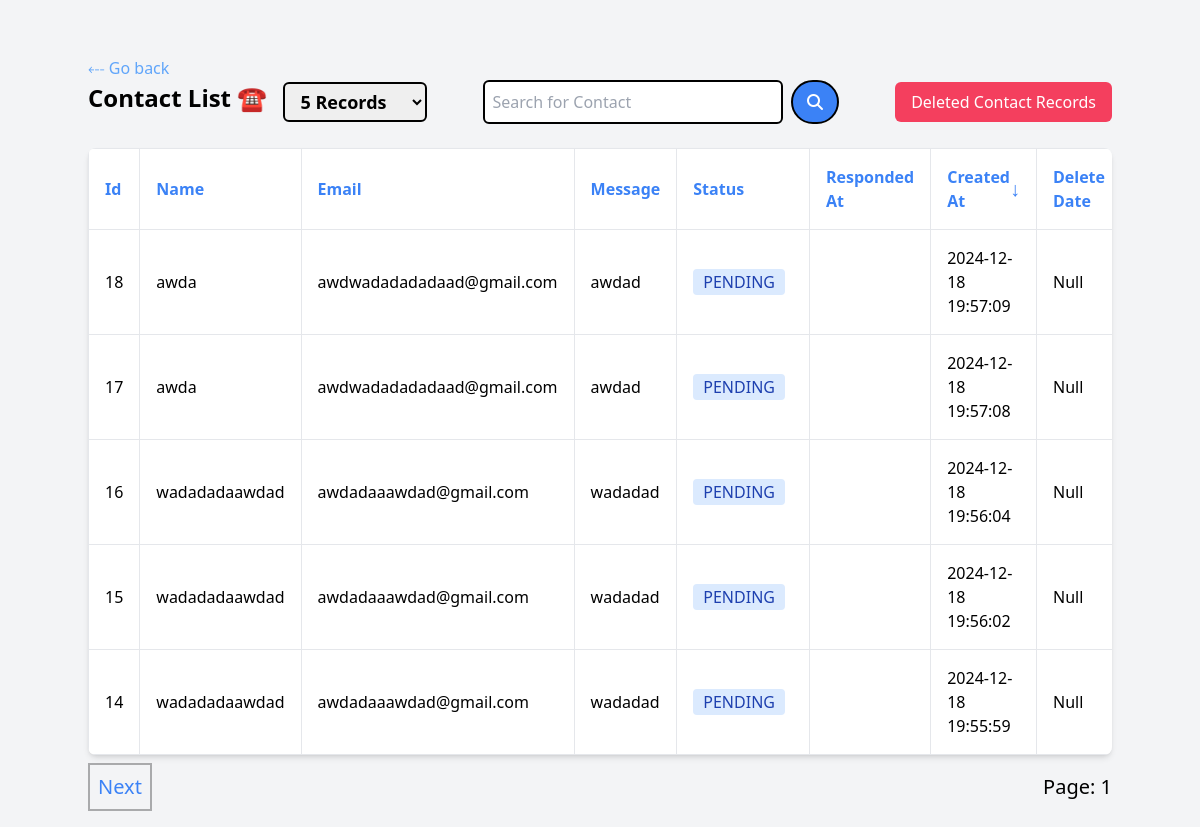
Screenshot of /portal/contact/index.php (signed in) with the database file from the repository.
### tables this page shows
CREATE TABLE `contact` (
  `id` int(11) NOT NULL,
  `name` varchar(255) NOT NULL,
  `email` varchar(255) NOT NULL,
  `message` varchar(255) NOT NULL,
  `responded` timestamp(1) NULL DEFAULT NULL,
  `createdAt` timestamp NOT NULL DEFAULT current_timestamp(),
  `delete_date` timestamp NULL DEFAULT NULL,
  `recovery_date` timestamp NULL DEFAULT NULL,
  `sts` tinyint(4) NOT NULL DEFAULT 1
);

### portal/contact/index.php (the view, shortened to what this page needs)
<?php
include('../../db/db.php');
$limit = isset($_GET["pageSizeContact"]) ? (int) $_GET["pageSizeContact"] : 5;
$page = isset($_GET['page']) ? (int) $_GET['page'] : 1;
$offset = ($page - 1) * $limit;
$searchContact = isset($_GET["searchContact"]) ? $_GET["searchContact"] : "";
$sort_column = isset($_GET['sort']) ? $_GET['sort'] : 'createdAt';
$sort_order = isset($_GET['order']) ? $_GET['order'] === 'desc' ? 'DESC' : 'ASC' : "DESC";
$query = "SELECT * FROM contact WHERE sts <> '3' AND (
          id LIKE '%$searchContact%'
          OR name LIKE '%$searchContact%' ";
$query .= " OR email LIKE '%$searchContact%'
OR message LIKE '%$searchContact%'
OR createdAt LIKE '%$searchContact%'
OR delete_date LIKE '%$searchContact%'
OR recovery_date LIKE '%$searchContact%'
) ORDER BY $sort_column $sort_order LIMIT $limit OFFSET $offset";
$result = $conn->query($query);
$total_query = "SELECT COUNT(*) as total FROM contact WHERE sts <> '3' AND (
    id LIKE '%$searchContact%'
    OR name LIKE '%$searchContact%' ";
$total_query .= " OR email LIKE '%$searchContact%'
OR message LIKE '%$searchContact%'
OR createdAt LIKE '%$searchContact%'
OR delete_date LIKE '%$searchContact%'
OR recovery_date LIKE '%$searchContact%'
) ORDER BY $sort_column $sort_order LIMIT $limit OFFSET $offset";
$total_result = $conn->query($total_query);
$total_row = $total_result->fetch_assoc();
$total_records = isset($total_row['total']) ? $total_row["total"] : 1;
$total_pages = ceil($total_records / $limit);
?>
<!DOCTYPE html>
<html lang="en">
<head>
    <link rel="stylesheet" href="https://cdnjs.cloudflare.com/ajax/libs/font-awesome/6.7.1/css/all.min.css"
 />
    <script src="https://cdn.tailwindcss.com"></script>
</head>
<body class="bg-gray-100 p-4">
    <div class="container mx-auto mt-10">
        <a href="../dashboard.php" class="text-blue-400 hover:underline">&lBarr; Go back</a>
        <div>
            <div class="flex justify-between items-center mb-6">
                <div class="flex gap-4 items-centers flex-col sm:flex-row">
                    <h2 class="text-2xl font-bold">Contact List ☎</h2>
                    <select name="pageSizeContact" onchange="handlePageSizeSubmit(event, 1)"
                        class="p-[0.3rem_0.7rem_0.3rem_0.7rem] text-lg border-[2px] border-black rounded-md font-semibold">
                        <option value="5" <?php echo $limit == 5 ? "selected" : ""; ?>>5 Records
                        </option>
                    </select>
                </div>
                <div class="flex items-center">
                    <input type="search" name="searchContact" class="p-2 border-black border-[2px] rounded-md w-[300px]"
                        placeholder="Search for Contact" value="<?php echo $searchContact; ?>" />
                    <button onclick="searchQuery()"
                        class="border-[2px] border-black bg-blue-500 text-white p-[0.5rem_0.9rem_0.5rem_0.9rem] ml-2 rounded-full hover:opacity-80 cursor-pointer">
                        <i class="fa-solid fa-search"></i></button>
                </div>
                <div class="flex gap-2">
                    <a href="contact-crud/deleted_contact.php"
                        class="bg-rose-500 text-white px-4 py-2 rounded-md">Deleted
                        Contact
                        Records</a>
                </div>
            </div>
            <div class="bg-white shadow-md rounded-lg overflow-x-scroll">
                <table class="min-w-full border-collapse">
                    <thead>
                        <tr class="w-full">
                            <th class="border p-4 text-left">
                                <div class="flex justify-between items-center">
                                    <a href="javascript:void(0)"
                                        onClick="sortTable('id', '<?php echo $sort_order === 'ASC' ? 'desc' : 'asc'; ?>')"
                                        class="text-blue-500 w-full">
                                        Id
                                    </a>
                                </div>
                            </th>
                            <th class="border p-4 text-left">
                                <div class="flex justify-between items-center">
                                    <a href="javascript:void(0)"
                                        onClick="sortTable('name', '<?php echo $sort_order === 'ASC' ? 'desc' : 'asc'; ?>')"
                                        class="text-blue-500 w-full">
                                        Name
                                    </a>
                                </div>
                            </th>
                            <th class="border p-4 text-left">
                                <div class="flex justify-between items-center">
                                    <a href="javascript:void(0)"
                                        onClick="sortTable('email', '<?php echo $sort_order === 'ASC' ? 'desc' : 'asc'; ?>')"
                                        class="text-blue-500 w-full">
                                        Email
                                    </a>
                                </div>
                            </th>
                            <th class="border p-4 text-left">
                                <div class="flex justify-between items-center">
                                    <a href="javascript:void(0)"
                                        onClick="sortTable('message', '<?php echo $sort_order === 'ASC' ? 'desc' : 'asc'; ?>')"
                                        class="text-blue-500 w-full">
                                        Message
                                    </a>
                                </div>
                            </th>
                            <th class="border p-4 text-left">
                                <div class="flex justify-between items-center">
                                    <a href="javascript:void(0)"
                                        onClick="sortTable('sts', '<?php echo $sort_order === 'ASC' ? 'desc' : 'asc'; ?>')"
                                        class="text-blue-500 w-full">
                                        Status
                                    </a>
                                </div>
                            </th>
                            <th class="border p-4 text-left">
                                <div class="flex justify-between items-center">
                                    <a href="javascript:void(0)"
                                        onClick="sortTable('responded', '<?php echo $sort_order === 'ASC' ? 'desc' : 'asc'; ?>')"
                                        class="text-blue-500 w-full">
                                        Responded At
                                    </a>
                                </div>
                            </th>
                            <th class="border p-4 text-left">
                                <div class="flex justify-between items-center">
                                    <a href="javascript:void(0)"
                                        onClick="sortTable('createdAt', '<?php echo $sort_order === 'ASC' ? 'desc' : 'asc'; ?>')"
                                        class="text-blue-500 w-full">
                                        Created At
                                    </a>
                                    <?php if ($sort_column == "createdAt") {
                                        echo $sort_order === "ASC"
                                            ? "<span class='text-xl font-bold text-blue-500'>&uarr;</span>"
                                            : "<span class='text-xl font-bold text-blue-500'>&darr;</span>";
                                    } ?>
                                </div>
                            </th>
                            <th class="border p-4 text-left">
                                <div class="flex justify-between items-center">
                                    <a href="javascript:void(0)"
                                        onClick="sortTable('delete_date', '<?php echo $sort_order === 'ASC' ? 'desc' : 'asc'; ?>')"
                                        class="text-blue-500 w-full">
                                        Delete Date
                                    </a>
                                </div>
                            </th>
                        </tr>
                    </thead>
                    <tbody>
                        <?php while ($row = $result->fetch_assoc()): ?>
                            <tr>
                                <td class="border p-4"><?php echo $row["id"]; ?></td>
                                <td class="border p-4"><?php echo $row["name"]; ?></td>
                                <td class="border p-4"><?php echo $row["email"]; ?></td>
                                <td class="border p-4 overflow-x-auto max-w-[400px]"><?php echo $row["message"]; ?></td>
                                <td class="border p-4">
                                    <span
                                        class="<?php echo $row['sts'] == 1 ? "bg-blue-100 text-blue-800" : "bg-green-100 text-green-800"; ?> font-medium me-2 px-2.5 py-0.5 rounded uppercase"><?php echo $row['sts'] == 1 ? "Pending" : "Responded"; ?></span>
                                </td>
                                <td class="border p-4"><?php echo $row["responded"]; ?></td>
                                <td class="border p-4"><?php echo explode(".", $row['createdAt'])[0]; ?></td>
                                <td class="border p-4">
                                    <?php if ($row["delete_date"]) {
                                        echo explode(".", $row['delete_date'])[0];
                                    } else {
                                        echo "Null";
                                    } ?>
                                </td>
                            </tr>
                        <?php endwhile; ?>
                    </tbody>
                </table>
            </div>
        </div>
        <nav class="flex justify-between items-center w-full mr-auto mt-2 text-xl">
            <ul class="flex space-x-4 items-center">
                <?php if ($page < $total_pages): ?>
                    <li class="border-[2px] border-black/30 p-2 w-full hover:bg-gray-200 cursor-pointer"
                        onClick="pageParam(1)">
                        <a href="javascript:void(0)" class="text-blue-500 hover:text-blue-700">Next</a>
                    </li>
                <?php endif; ?>
            </ul>
            <ul>
                <li> <?php
                echo "<span>Page: $page</span>"; ?></li>
            </ul>
        </nav>
    </div>
</body>
</html>

### rows the page displays
contact: id "18", name "awda", email "awdwadadadadaad@gmail.com", message "awdad", sts "PENDING", createdAt "2024-12-18 19:57:09", shows "Null"
contact: id "17", name "awda", email "awdwadadadadaad@gmail.com", message "awdad", sts "PENDING", createdAt "2024-12-18 19:57:08", shows "Null"
contact: id "16", name "wadadadaawdad", email "awdadaaawdad@gmail.com", message "wadadad", sts "PENDING", createdAt "2024-12-18 19:56:04", shows "Null"
contact: id "15", name "wadadadaawdad", email "awdadaaawdad@gmail.com", message "wadadad", sts "PENDING", createdAt "2024-12-18 19:56:02", shows "Null"
contact: id "14", name "wadadadaawdad", email "awdadaaawdad@gmail.com", message "wadadad", sts "PENDING", createdAt "2024-12-18 19:55:59", shows "Null"

### other values shown
$page "1"
